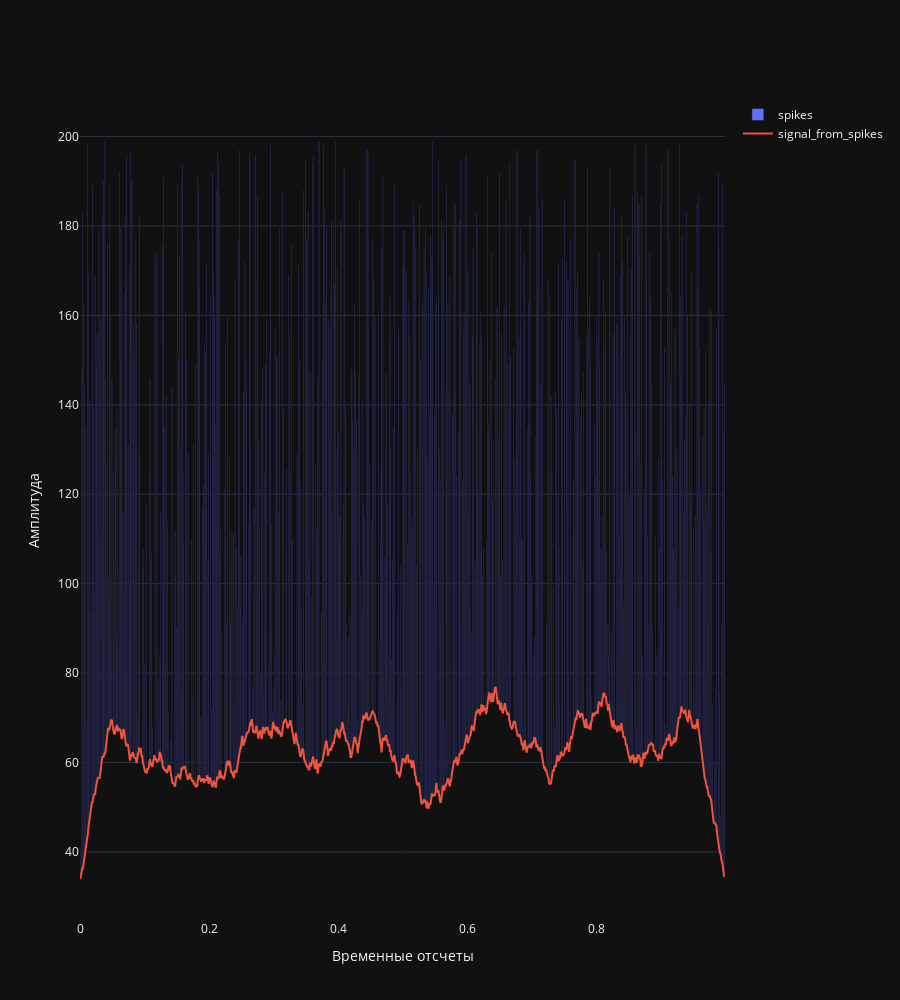

Source (notebook cell):
### Code cell
fig = make_subplots(rows=1, cols=1)
# fig.update_xaxes(range=[0, 0.2], col=1)
fig.add_trace(
    go.Bar(x=time_domain, y=spikes_for_graph, name="spikes", base=median_signal_from_spikes),
    row=1, col=1
)
fig.add_trace(
    go.Scatter(x=time_domain, y=median_signal_from_spikes, name="signal_from_spikes"),
    row=1, col=1
)
fig.update_layout(
    height=1000,
    xaxis_title="Временные отсчеты",
    yaxis_title="Амплитуда",
)
fig.show()

### Figure 1 — Plotly figure (JSON) as saved in the notebook; plotly's stock layout.template omitted (floating-point values rounded to 4 significant figures; data arrays with more than 128 entries replaced by an {"elided": "..."} marker saying what was removed)
{"data": [{"base": {"elided": "1000 float values"}, "name": "spikes", "x": {"elided": "1000 float values"}, "y": {"elided": "1000 float values"}, "type": "bar", "xaxis": "x", "yaxis": "y"}, {"name": "signal_from_spikes", "x": {"elided": "1000 float values"}, "y": {"elided": "1000 float values"}, "type": "scatter", "xaxis": "x", "yaxis": "y"}], "layout": {"xaxis": {"anchor": "y", "domain": [0.0, 1.0], "title": {"text": "Временные отсчеты"}}, "yaxis": {"anchor": "x", "domain": [0.0, 1.0], "title": {"text": "Амплитуда"}}, "height": 1000}}
